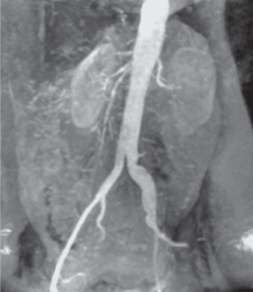
#> input picture 7a Fase/PIM/Realce/Realce/b/aorta3.jpg, 253 x 292 px
$ python b.py
#> lines starting #> are read from the running program, lines starting #| are printed output that depends on the picture
import matplotlib.pyplot as plt
import numpy as np
import cv2

image = cv2.imread('aorta3.jpg', 0)
#> image: shape (292, 253); min 31, max 234, mean 131.1
A = 165
B = 250

aorta = [[] for _ in range(len(image))]
#> aorta = 292 items, first 6: [], [], [], [], [], []

for linha in range(len(image)):
	for pixel in image[linha]:
		if pixel < A or pixel > B:
			aorta[linha].append(0)
		else:
			aorta[linha].append(pixel)

aorta = np.array(aorta)
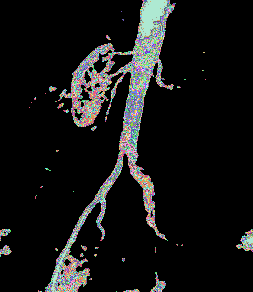
#> aorta: shape (292, 253) int64; 71 distinct labels, from 0 to 234; one colour per label, 0 black
cv2.imwrite('aorta_isolada.jpg', aorta)
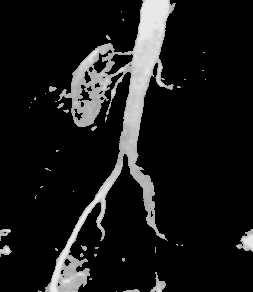
#> saved as aorta_isolada.jpg: shape (292, 253); min 0, max 234, mean 25.4
